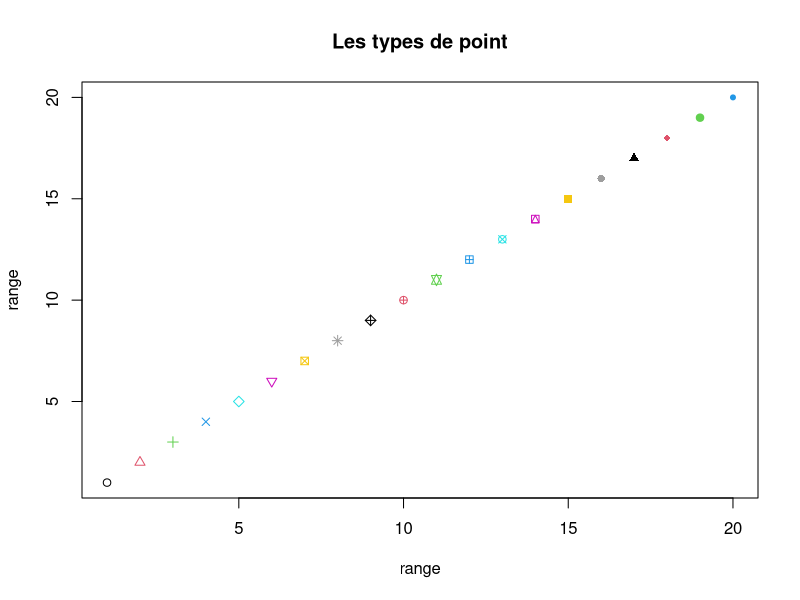

Recreate this plot in R.
## TEst des types de point et de couleur 
range=1:20
plot(x=range, y=range, pch=range, col=range,
     main="Les types de point")
